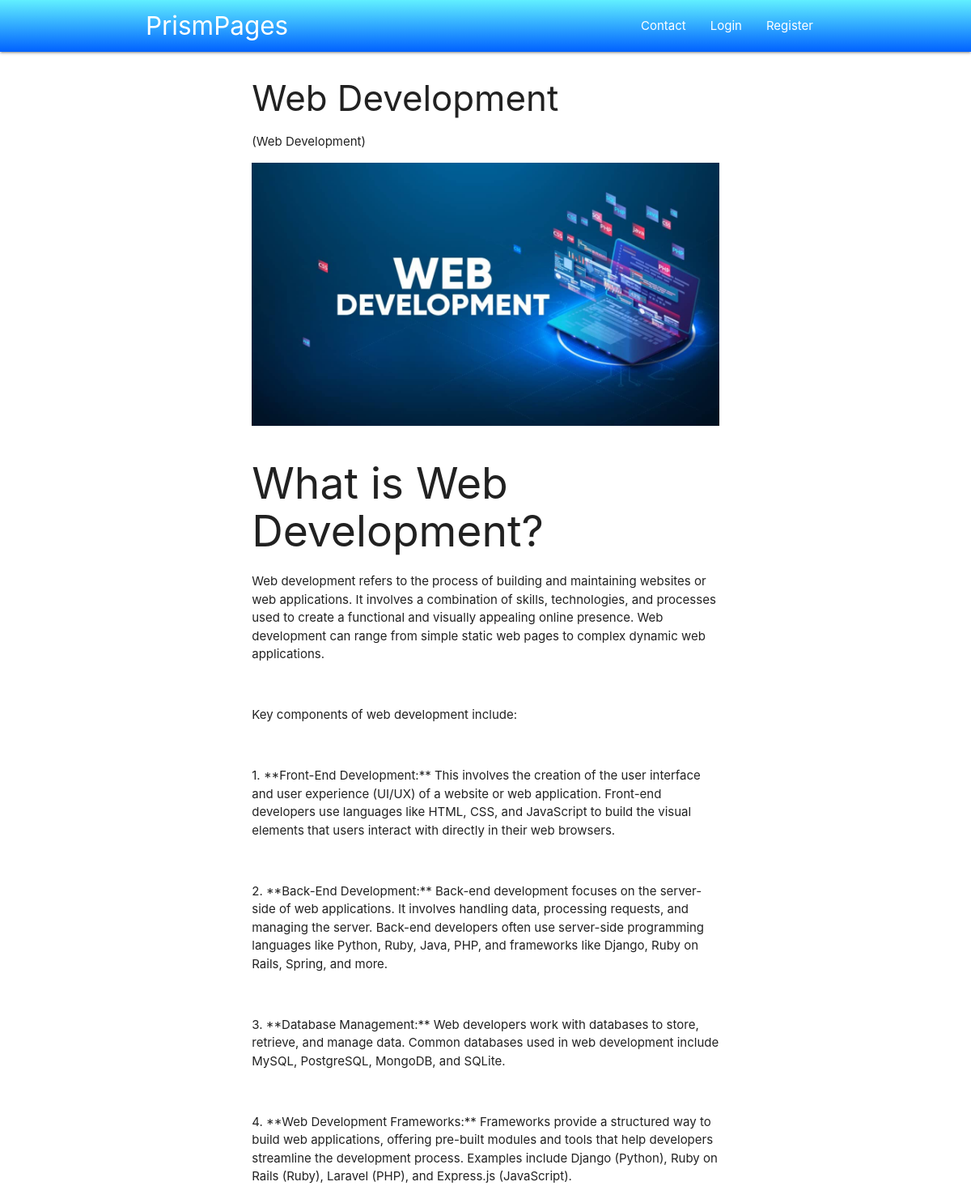
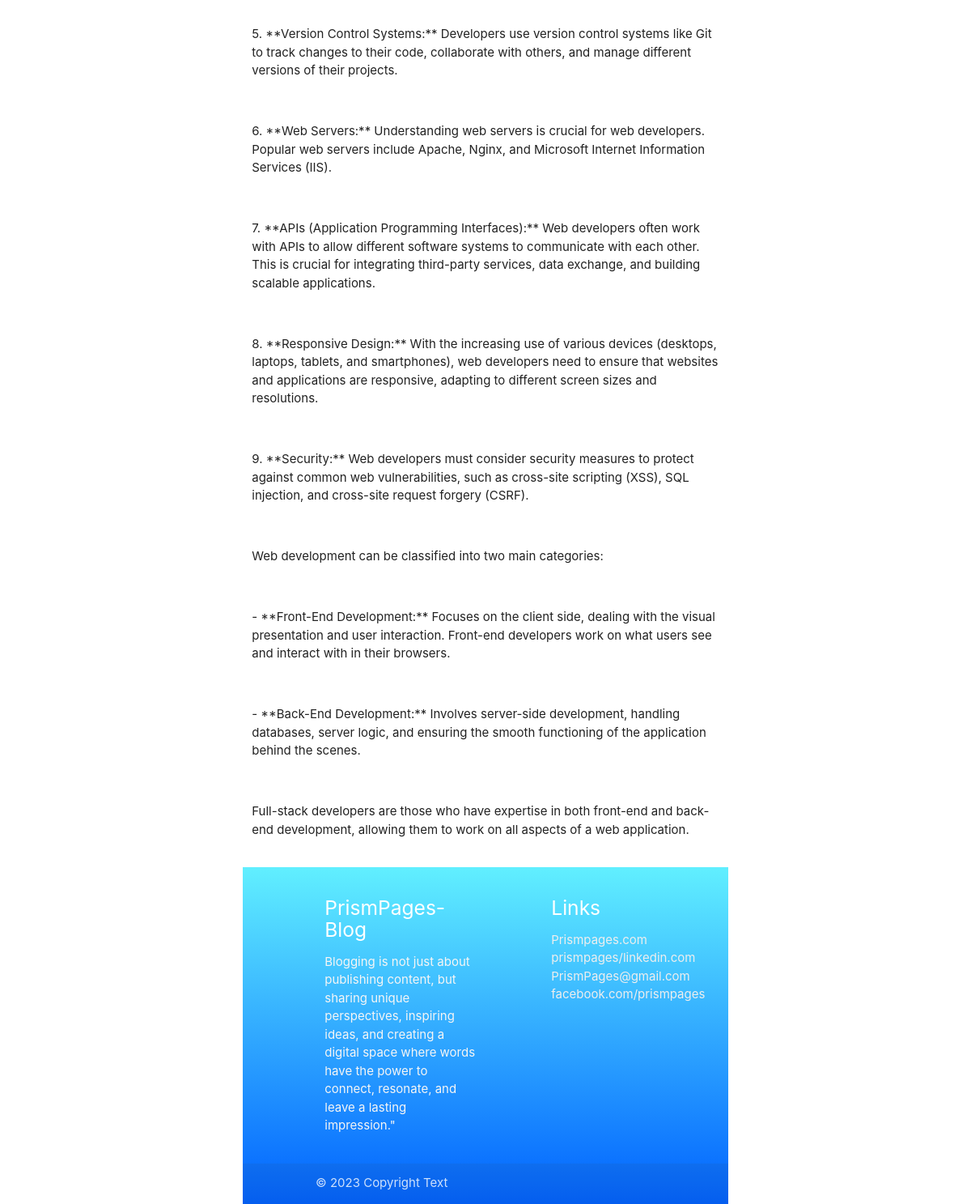
Screenshot of /blog/web1 with the database file from the repository (2 pictures, top to bottom).
### blogs/models.py (models this page shows, shortened)
class Post(models.Model):
    post_id = models.AutoField(primary_key=True)
    title = models.CharField(max_length=100)
    content = models.TextField()
    url = models.CharField(max_length=100)
    cat = models.ForeignKey(to=Category,on_delete=models.CASCADE)
    image = models.ImageField(upload_to='post/')

class Category(models.Model):
    cat_id = models.AutoField(primary_key=True)
    title = models.CharField(max_length=100)
    description = models.TextField()
    url = models.CharField(max_length=100)
    image = models.ImageField(upload_to ='category/')
    add_date = models.DateTimeField(auto_now_add=True,null=True)

### blogs/views.py (the view)
# urls.py: path('blog/<slug:url>',posts),
def posts(request,url):
    post = Post.objects.get(url =url)
    cats = Category.objects.all()
    posts = Post.objects.all()
    return render(request,'posts.html',{'posts':posts,'post':post,'cats':cats})

### templates/posts.html (shortened to what this page needs)
{%extends 'base.html'%}
{%block content%}
<div class="container-custom">
    <div class="row">
        <div class="col s2 m12">
            <h3>{{post.title}}</h3>
            <p>({{post.cat.title}})</p>
            <img src="/media/{{post.image}}" class="responsive-img" alt="">
            <br>
            <p>{{post.content | safe}}</p>
        </div>
    </div>
{%endblock%}

### blogs/static/css/style.css (style rules this page uses)
.container-custom { width:50% !important; margin: auto; }

### rows the page displays
Post: title "Web Development", cat "Web Development", image (picture), content "What is Web Development? Web development refers to the process of building and maintaining websites or web applications. It involves a combination of skills, technologies, and processes used to create a functional and visually appealing online presence. Web development can range from simple static web pages to complex dynamic web applications. Key components of web development include: 1. **Front-End Development:** This involves the creation of the user interface and user experience (UI/UX) of a website or web application. Front-end developers use languages like HTML, CSS, and JavaScript to build the visual elements that users interact with directly in their web browsers. 2. **Back-End…"
